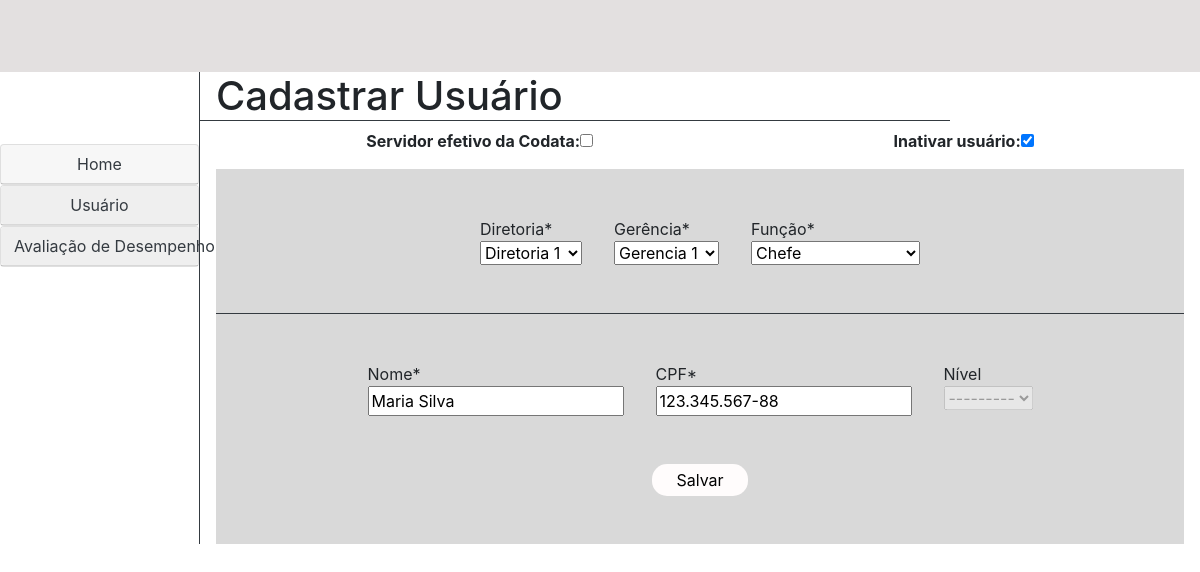
/recursos_humanos/editar_usuario/18, run on an earlier commit of the app's database.
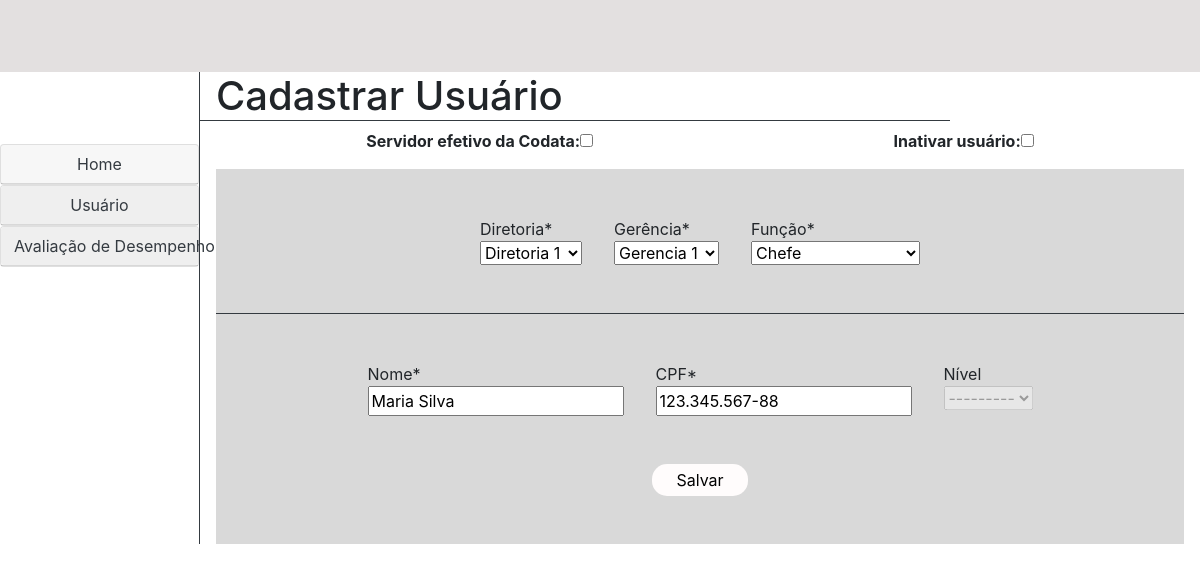
And on a later commit of the database.
### recursos_humanos/models.py (models this page shows, shortened)
class Usuario(models.Model):
    FUNCAO = (
        ('chefe', "Chefe"),
        ('gerente', "Gerente"),
        ('empregado', "Empregado"),
        ('recursos_humanos', "Recursos Humanos"),
    )
    CLASSE = (
        ('a', "A"),
        ('b', "B"),
        ('c', "C"),
        ('d', "D"),
    )
    NIVEL = (
        ('i', "I"),
        ('ii', "II"),
        ('iii', "III"),
        ('iv', "IV"),
        ('v', "V"),
        ('vi', "VI"),
        ('vii', "VII"),
        ('viii', "VIII"),
        ('ix', "IX"),
        ('x', "X"),
        ('xi', "XI"),
        ('xii', "XII"),
        ('xiii', "XIII"),
        ('xiv', "XIV"),
        ('xv', "XV"),
    )
    DIRETORIA = (
        ('diretoria1', "Diretoria 1"),
        ('diretoria2', "Diretoria 2"),
        ('diretoria3', "Diretoria 3"),
        ('diretoria4', "Diretoria 4"),
    )
    GERENCIA = (
        ('gerencia1', "Gerencia 1"),
        ('gerencia2', "Gerencia 2"),
        ('gerencia3', "Gerencia 3"),
        ('gerencia4', "Gerencia 4"),
    )
    GRUPO = (
        ('grupo1', "Grupo 1"),
        ('grupo2', "Grupo 2"),
    )
    nome = models.CharField(max_length=100, blank=False, null=False)
    senha = models.CharField(max_length=20, blank=False, null=False)
    email = models.EmailField(blank=False, null=False)
    cpf = models.CharField(max_length=14, blank=False, null=False)
    data_criacao_usuario = models.DateField(default=datetime.now, blank=False, null=False)
    data_atualizacao_usuario = models.DateField(blank=True, null=True)
    data_exclusao_usuario = models.DateField(blank=True, null=True)
    setor = models.CharField(max_length=50)
    cargo = models.CharField(max_length=50)
    grupo = models.CharField(max_length=40, choices=GRUPO)
    funcao = models.CharField(max_length=20, choices=FUNCAO)
    classe = models.CharField(max_length=16, choices=CLASSE)
    gerencia = models.CharField(max_length=50, choices=GERENCIA)
    diretoria = models.CharField(max_length=40, choices=DIRETORIA)
    nivel = models.CharField(max_length=5, choices=NIVEL, blank=True, null=True)
    efetivo = models.BooleanField()
    inativo = models.BooleanField(default="False")
    class Meta:
        verbose_name = "Usuário"

### recursos_humanos/views.py (the view)
# urls.py: path('editar_usuario/<int:id>', views.editar_usuario, name='editar_usuario'),
def editar_usuario(request, id=None):
    instance = get_object_or_404(Usuario, id=id)
    form = EditarUsuarioForm(request.POST or None, instance=instance)
    if form.is_valid():
        instance = form.save(commit=False)
        instance.save()
        return redirect("listar_usuarios")
    return render(request, "recursos_humanos/editar_usuario.html", {"instance": instance, "form": form})

### recursos_humanos/forms.py
class EditarUsuarioForm(forms.ModelForm):
    class Meta:
        model = Usuario
        fields = ['efetivo', 'inativo', 'diretoria', 'gerencia', 'funcao', 'nome', 'cpf', 'nivel']

### templates/recursos_humanos/editar_usuario.html (shortened to what this page needs)
{% extends './home.html' %}
{% block 'conteudo' %}
<div class="col m-0 p-0">
    <h1 class="border-bottom border-dark pl-3 w-75">Cadastrar Usuário</h1>
    <form action="" method="post" class="">
        <div class="row d-flex justify-content-around mx-3 my-2">
            <div class="row m-0 fieldWrapper">
                <label class="mb-0 font-weight-bold" for="{{ form.efetivo.efetivo }}">Servidor efetivo da Codata:</label>
                <div>{{ form.efetivo }}</div>
            </div>
            <div class="row m-0 fieldWrapper">
                <label class="mb-0 font-weight-bold" for="{{ form.inativo.inativo }}">Inativar usuário:</label>
                <div>{{ form.inativo }}</div>
            </div>
        </div>
        <div class="d-flex flex-column align-items-center mt-3 mx-3" style="background-color: #D9D9D9;">
            <div class="row justify-content-center m-0">
                <div class="mx-3 my-5 fieldWrapper">
                    <label class="mb-0" for="{{ form.diretoria.diretoria }}">Diretoria*</label>
                    <div>{{ form.diretoria }}</div>
                </div>
                <div class="mx-3 my-5 fieldWrapper">
                    <label class="mb-0" for="{{ form.gerencia.gerencia }}">Gerência*</label>
                    <div>{{ form.gerencia }}</div>
                </div>
                <div class="mx-3 my-5 fieldWrapper">
                    <label class="mb-0" for="{{ form.funcao.funcao }}">Função*</label>
                    <div>{{ form.funcao }}</div>
                </div>
            </div>
            <div class="border-bottom border-dark w-100"></div>
            <div class="row justify-content-center m-0">
                <div class="mx-3 my-5 fieldWrapper">
                    <label class="mb-0" for="{{ form.nome.nome }}">Nome*</label>
                    <div>{{ form.nome }}</div>
                </div>
                <div class="mx-3 my-5 fieldWrapper">
                    <label class="mb-0" for="{{ form.cpf.cpf }}">CPF*</label>
                    <div>{{ form.cpf }}</div>
                </div>
                <div class="mx-3 my-5 fieldWrapper">
                    <label class="mb-0" for="{{ form.nivel.nivel }}">Nível</label>
                    <div>{{ form.nivel }}</div>
                </div>
            </div>
            <input class="border-0 px-4 py-1 mx-3 mb-5" style="background-color: #FFFCFC; border-radius: 15px;"
                type="submit" value="Salvar">
        </div>
    </form>
</div>
{% endblock %}

What changed in the data, as far as the page shows it:
changed Usuario "Diretoria 1": inativo "☑" → "☐"
